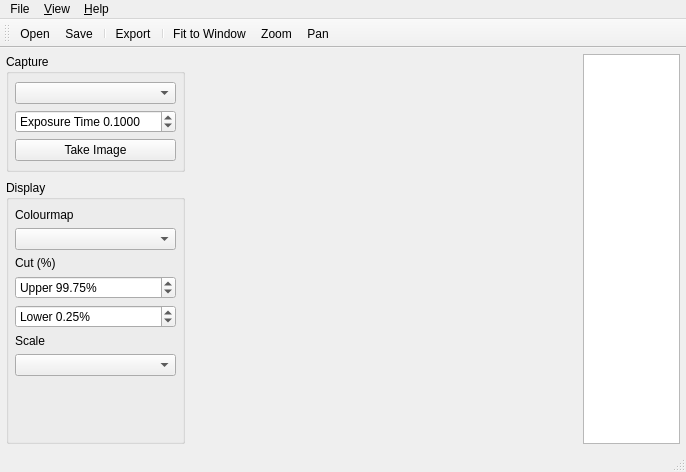
<?xml version="1.0" encoding="UTF-8"?>
<ui version="4.0">
 <class>MainWindow</class>
 <widget class="QMainWindow" name="MainWindow">
  <property name="geometry">
   <rect>
    <x>0</x>
    <y>0</y>
    <width>686</width>
    <height>472</height>
   </rect>
  </property>
  <property name="windowTitle">
   <string>Fits Image Viewer</string>
  </property>
  <property name="iconSize">
   <size>
    <width>64</width>
    <height>64</height>
   </size>
  </property>
  <property name="unifiedTitleAndToolBarOnMac">
   <bool>true</bool>
  </property>
  <widget class="QWidget" name="centralwidget">
   <layout class="QVBoxLayout" name="verticalLayout_2">
    <property name="margin">
     <number>6</number>
    </property>
    <item>
     <layout class="QHBoxLayout" name="mainContainer" stretch="1,4,1">
      <property name="spacing">
       <number>8</number>
      </property>
      <item>
       <layout class="QVBoxLayout" name="verticalLayout">
        <item>
         <widget class="QGroupBox" name="allSkyControls">
          <property name="sizePolicy">
           <sizepolicy hsizetype="Minimum" vsizetype="Fixed">
            <horstretch>0</horstretch>
            <verstretch>0</verstretch>
           </sizepolicy>
          </property>
          <property name="title">
           <string>Capture</string>
          </property>
          <property name="flat">
           <bool>true</bool>
          </property>
          <layout class="QVBoxLayout" name="verticalLayout_4">
           <property name="spacing">
            <number>-1</number>
           </property>
           <property name="leftMargin">
            <number>6</number>
           </property>
           <property name="topMargin">
            <number>8</number>
           </property>
           <property name="rightMargin">
            <number>6</number>
           </property>
           <property name="bottomMargin">
            <number>8</number>
           </property>
           <item>
            <widget class="QComboBox" name="portChoice">
             <property name="sizePolicy">
              <sizepolicy hsizetype="Minimum" vsizetype="Fixed">
               <horstretch>0</horstretch>
               <verstretch>0</verstretch>
              </sizepolicy>
             </property>
            </widget>
           </item>
           <item>
            <widget class="QDoubleSpinBox" name="exposureTime">
             <property name="specialValueText">
              <string>Exposure</string>
             </property>
             <property name="prefix">
              <string>Exposure Time </string>
             </property>
             <property name="suffix">
              <string/>
             </property>
             <property name="decimals">
              <number>4</number>
             </property>
             <property name="maximum">
              <double>653.359900000000039</double>
             </property>
             <property name="value">
              <double>0.100000000000000</double>
             </property>
            </widget>
           </item>
           <item>
            <widget class="QPushButton" name="takeImage">
             <property name="text">
              <string>Take Image</string>
             </property>
            </widget>
           </item>
          </layout>
         </widget>
        </item>
        <item>
         <widget class="QGroupBox" name="groupBox_2">
          <property name="sizePolicy">
           <sizepolicy hsizetype="Minimum" vsizetype="Preferred">
            <horstretch>0</horstretch>
            <verstretch>0</verstretch>
           </sizepolicy>
          </property>
          <property name="title">
           <string>Display</string>
          </property>
          <property name="flat">
           <bool>true</bool>
          </property>
          <layout class="QVBoxLayout" name="verticalLayout_3">
           <property name="leftMargin">
            <number>6</number>
           </property>
           <property name="topMargin">
            <number>8</number>
           </property>
           <property name="rightMargin">
            <number>6</number>
           </property>
           <property name="bottomMargin">
            <number>8</number>
           </property>
           <item>
            <widget class="QLabel" name="label_4">
             <property name="sizePolicy">
              <sizepolicy hsizetype="Minimum" vsizetype="Preferred">
               <horstretch>0</horstretch>
               <verstretch>0</verstretch>
              </sizepolicy>
             </property>
             <property name="text">
              <string>Colourmap</string>
             </property>
            </widget>
           </item>
           <item>
            <widget class="QComboBox" name="colourMap">
             <property name="sizePolicy">
              <sizepolicy hsizetype="Minimum" vsizetype="Fixed">
               <horstretch>0</horstretch>
               <verstretch>0</verstretch>
              </sizepolicy>
             </property>
            </widget>
           </item>
           <item>
            <widget class="QLabel" name="label_3">
             <property name="sizePolicy">
              <sizepolicy hsizetype="Minimum" vsizetype="Preferred">
               <horstretch>0</horstretch>
               <verstretch>0</verstretch>
              </sizepolicy>
             </property>
             <property name="text">
              <string>Cut (%)</string>
             </property>
            </widget>
           </item>
           <item>
            <widget class="QDoubleSpinBox" name="cutUpperValue">
             <property name="prefix">
              <string>Upper </string>
             </property>
             <property name="suffix">
              <string>%</string>
             </property>
             <property name="maximum">
              <double>100.000000000000000</double>
             </property>
             <property name="value">
              <double>99.750000000000000</double>
             </property>
            </widget>
           </item>
           <item>
            <widget class="QDoubleSpinBox" name="cutLowerValue">
             <property name="prefix">
              <string>Lower </string>
             </property>
             <property name="suffix">
              <string>%</string>
             </property>
             <property name="maximum">
              <double>100.000000000000000</double>
             </property>
             <property name="value">
              <double>0.250000000000000</double>
             </property>
            </widget>
           </item>
           <item>
            <widget class="QLabel" name="label_2">
             <property name="sizePolicy">
              <sizepolicy hsizetype="Minimum" vsizetype="Fixed">
               <horstretch>0</horstretch>
               <verstretch>0</verstretch>
              </sizepolicy>
             </property>
             <property name="text">
              <string>Scale</string>
             </property>
            </widget>
           </item>
           <item>
            <widget class="QComboBox" name="normalisation">
             <property name="sizePolicy">
              <sizepolicy hsizetype="Minimum" vsizetype="Fixed">
               <horstretch>0</horstretch>
               <verstretch>0</verstretch>
              </sizepolicy>
             </property>
             <property name="editable">
              <bool>false</bool>
             </property>
             <property name="currentIndex">
              <number>-1</number>
             </property>
            </widget>
           </item>
           <item>
            <spacer name="verticalSpacer">
             <property name="orientation">
              <enum>Qt::Vertical</enum>
             </property>
             <property name="sizeType">
              <enum>QSizePolicy::Expanding</enum>
             </property>
             <property name="sizeHint" stdset="0">
              <size>
               <width>20</width>
               <height>40</height>
              </size>
             </property>
            </spacer>
           </item>
          </layout>
         </widget>
        </item>
       </layout>
      </item>
      <item>
       <layout class="QVBoxLayout" name="fitsLayout">
        <property name="spacing">
         <number>0</number>
        </property>
       </layout>
      </item>
      <item>
       <layout class="QVBoxLayout" name="verticalLayout_5">
        <property name="spacing">
         <number>0</number>
        </property>
        <item>
         <widget class="QListView" name="fileList">
          <property name="sizePolicy">
           <sizepolicy hsizetype="Preferred" vsizetype="Expanding">
            <horstretch>0</horstretch>
            <verstretch>0</verstretch>
           </sizepolicy>
          </property>
          <property name="editTriggers">
           <set>QAbstractItemView::NoEditTriggers</set>
          </property>
          <property name="dragEnabled">
           <bool>true</bool>
          </property>
          <property name="dragDropMode">
           <enum>QAbstractItemView::InternalMove</enum>
          </property>
          <property name="alternatingRowColors">
           <bool>false</bool>
          </property>
          <property name="uniformItemSizes">
           <bool>false</bool>
          </property>
         </widget>
        </item>
       </layout>
      </item>
     </layout>
    </item>
   </layout>
  </widget>
  <widget class="QStatusBar" name="statusbar"/>
  <widget class="QMenuBar" name="menuBar">
   <property name="geometry">
    <rect>
     <x>0</x>
     <y>0</y>
     <width>686</width>
     <height>22</height>
    </rect>
   </property>
   <widget class="QMenu" name="menuFile">
    <property name="title">
     <string>File</string>
    </property>
    <addaction name="actionOpen"/>
    <addaction name="actionSave"/>
    <addaction name="separator"/>
    <addaction name="actionExport"/>
    <addaction name="separator"/>
    <addaction name="action_Quit"/>
   </widget>
   <widget class="QMenu" name="menuHelp">
    <property name="title">
     <string>&amp;Help</string>
    </property>
    <addaction name="actionAbout"/>
   </widget>
   <widget class="QMenu" name="menu_View">
    <property name="title">
     <string>&amp;View</string>
    </property>
    <addaction name="actionFit_to_Window"/>
    <addaction name="actionZoom"/>
    <addaction name="actionPan"/>
   </widget>
   <addaction name="menuFile"/>
   <addaction name="menu_View"/>
   <addaction name="menuHelp"/>
  </widget>
  <widget class="QToolBar" name="toolBar">
   <property name="windowTitle">
    <string>toolBar</string>
   </property>
   <property name="iconSize">
    <size>
     <width>24</width>
     <height>24</height>
    </size>
   </property>
   <attribute name="toolBarArea">
    <enum>TopToolBarArea</enum>
   </attribute>
   <attribute name="toolBarBreak">
    <bool>false</bool>
   </attribute>
   <addaction name="actionOpen"/>
   <addaction name="actionSave"/>
   <addaction name="separator"/>
   <addaction name="actionExport"/>
   <addaction name="separator"/>
   <addaction name="actionFit_to_Window"/>
   <addaction name="actionZoom"/>
   <addaction name="actionPan"/>
  </widget>
  <action name="action_Quit">
   <property name="icon">
    <iconset>
     <normaloff>application-exit.png</normaloff>application-exit.png</iconset>
   </property>
   <property name="text">
    <string>&amp;Quit</string>
   </property>
  </action>
  <action name="actionOpen">
   <property name="icon">
    <iconset>
     <normaloff>document-open.png</normaloff>document-open.png</iconset>
   </property>
   <property name="text">
    <string>&amp;Open</string>
   </property>
   <property name="toolTip">
    <string>Open Fits File</string>
   </property>
   <property name="shortcut">
    <string>Ctrl+O</string>
   </property>
  </action>
  <action name="actionAbout">
   <property name="text">
    <string>About</string>
   </property>
  </action>
  <action name="actionExport">
   <property name="icon">
    <iconset>
     <normaloff>document-save-as.png</normaloff>document-save-as.png</iconset>
   </property>
   <property name="text">
    <string>&amp;Export</string>
   </property>
   <property name="toolTip">
    <string>Export to EPS</string>
   </property>
   <property name="shortcut">
    <string>Ctrl+X</string>
   </property>
  </action>
  <action name="actionFit_to_Window">
   <property name="icon">
    <iconset>
     <normaloff>zoom-fit-best.png</normaloff>zoom-fit-best.png</iconset>
   </property>
   <property name="text">
    <string>Fit to Window</string>
   </property>
  </action>
  <action name="actionZoom">
   <property name="checkable">
    <bool>true</bool>
   </property>
   <property name="icon">
    <iconset>
     <normaloff>zoom-select.png</normaloff>zoom-select.png</iconset>
   </property>
   <property name="text">
    <string>Zoom</string>
   </property>
  </action>
  <action name="action1_1">
   <property name="icon">
    <iconset>
     <normaloff>zoom-original.png</normaloff>zoom-original.png</iconset>
   </property>
   <property name="text">
    <string>1:1</string>
   </property>
  </action>
  <action name="actionSave">
   <property name="icon">
    <iconset>
     <normaloff>document-save.png</normaloff>document-save.png</iconset>
   </property>
   <property name="text">
    <string>&amp;Save</string>
   </property>
   <property name="toolTip">
    <string>Save Fits Image</string>
   </property>
  </action>
  <action name="actionPan">
   <property name="checkable">
    <bool>true</bool>
   </property>
   <property name="icon">
    <iconset>
     <normaloff>transform-move.png</normaloff>transform-move.png</iconset>
   </property>
   <property name="text">
    <string>Pan</string>
   </property>
  </action>
 </widget>
 <resources/>
 <connections/>
</ui>
